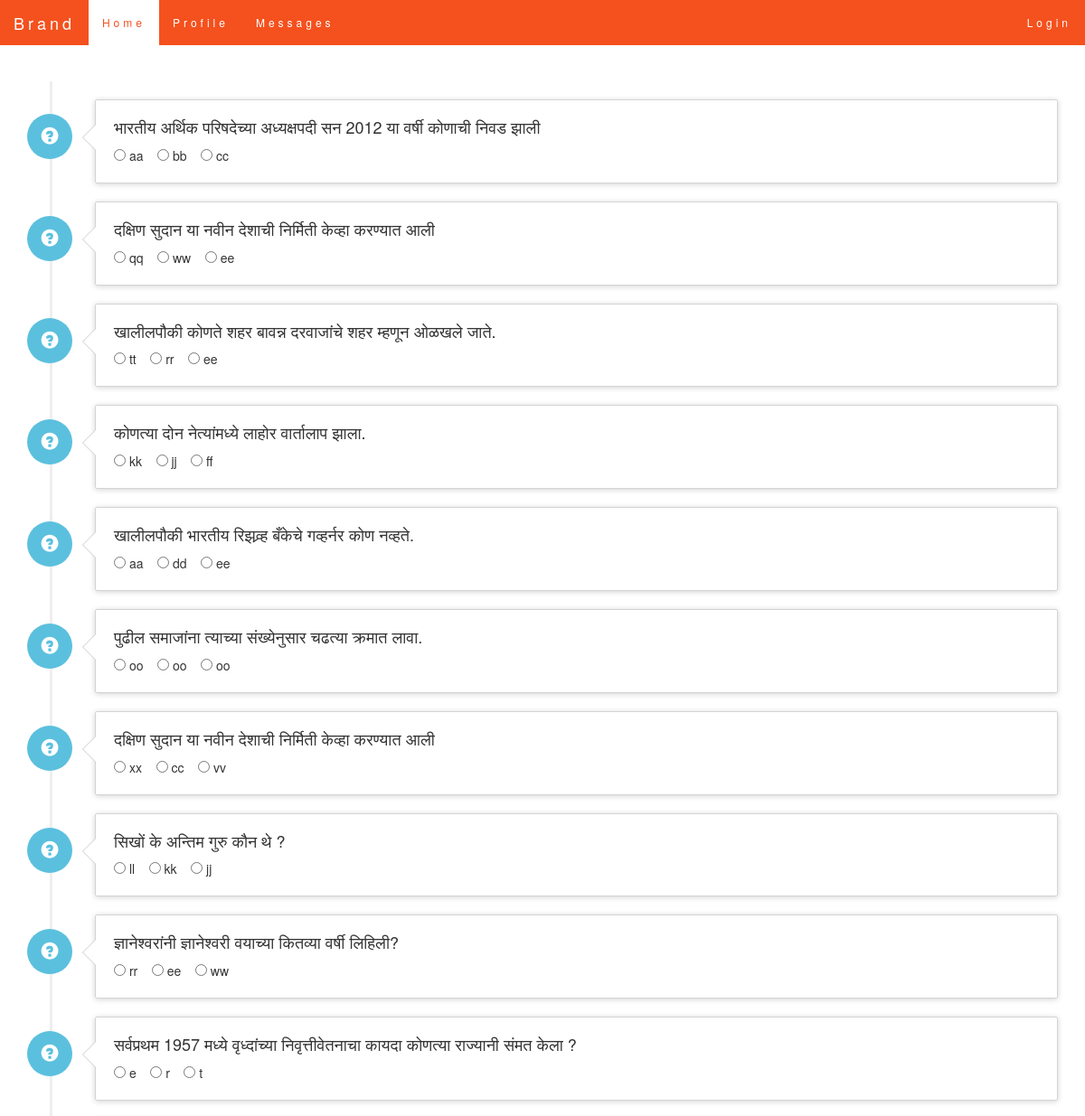
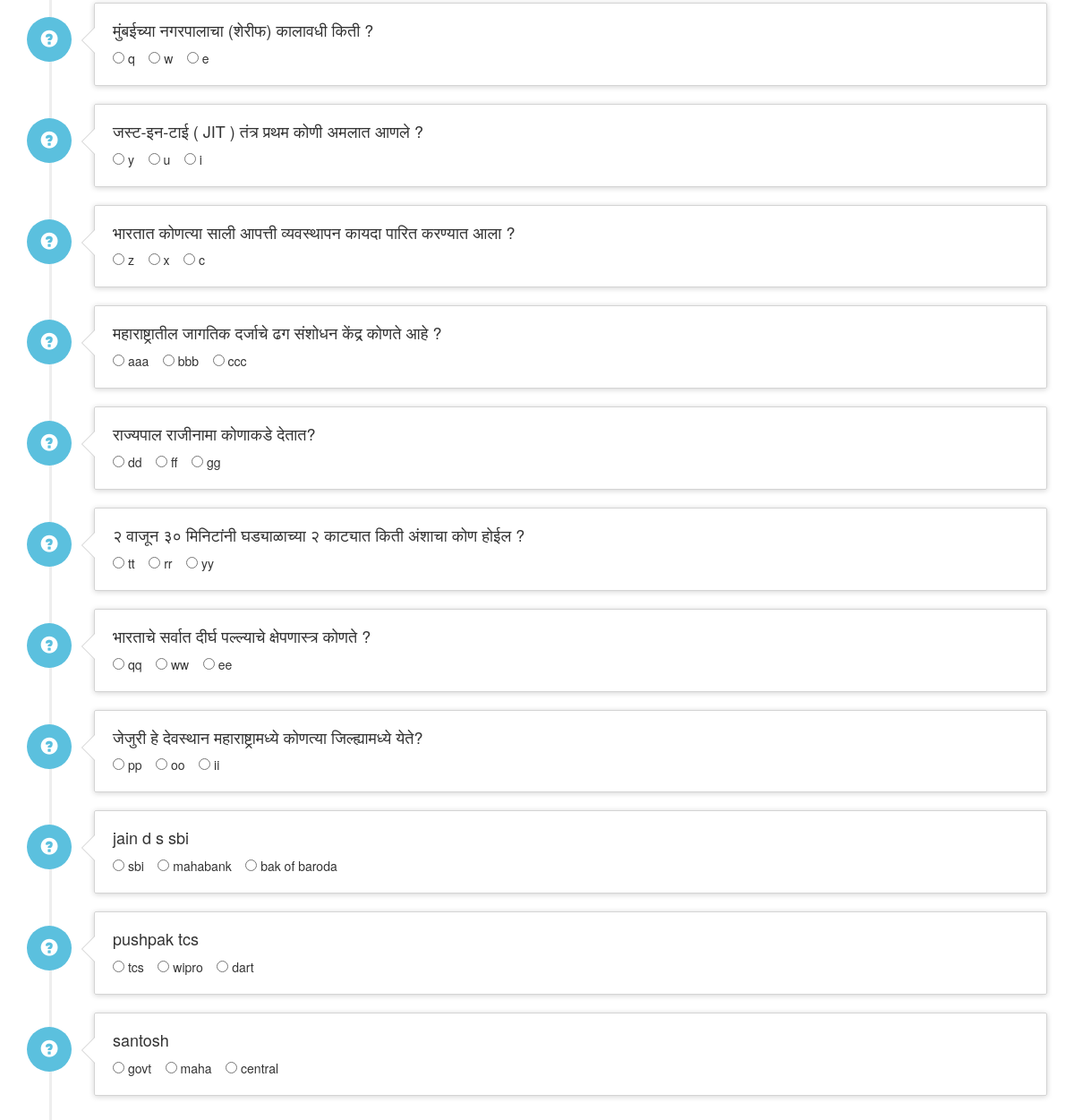
The app's page /PHP/test.php with its own data (2 pictures, top to bottom).
### tables this page shows
CREATE TABLE `question_ans_table` (
  `question` varchar(2000) DEFAULT NULL,
  `option_a` text,
  `option_b` text,
  `option_c` text,
  `answer` text,
  `id` int(5) NOT NULL,
  `date1` text NOT NULL,
  `start_exam` int(2) NOT NULL
);

### PHP/test.php (the view, shortened to what this page needs)
<html>
<head>
  <link rel="stylesheet" href="https://maxcdn.bootstrapcdn.com/bootstrap/3.3.7/css/bootstrap.min.css">
</head>
  <body >
      <form action="submit_question.php" method="POST">
<nav role="navigation" class="navbar navbar-default">
    <div class="navbar-header">
        <a href="#" class="navbar-brand">Brand</a>
    </div>
    <div id="navbarCollapse" class="collapse navbar-collapse">
        <ul class="nav navbar-nav">
            <li class="active"><a href="#">Home</a></li>
            <li><a href="#">Profile</a></li>
            <li><a href="#">Messages</a></li>
        </ul>
        <ul class="nav navbar-nav navbar-right">
            <li><a href="#">Login</a></li>
        </ul>
    </div>
</nav>
  <div class="container">
  <br>
  <br>
    <ul class="timeline">
        <?php
       $i=0;
        $sql=sprintf("select * from `question_ans_table`");
        $result=mysql_query($sql);
        $count=mysql_num_rows($result);
        if($count>0){
            while($row=mysql_fetch_assoc($result)){
                $i++;
        echo'
        <li>
          <div class="timeline-badge info disable-class"><i class="glyphicon glyphicon-question-sign"></i></div>
          <div class="timeline-panel">
            <div class="timeline-heading">
              <h4 class="timeline-title">'. $row['question'] .'</h4>
               <input type="radio" name="question'.$i.'" value="'.$row["option_a"].'" id="'.$i.'"> '.$row["option_a"].'
              &nbsp&nbsp  <input type="radio" name="question'.$i.'" value="'.$row["option_b"].'" id="'.$i.'"> '.$row["option_b"].'
              &nbsp&nbsp   <input type="radio" name="question'.$i.'" value="'.$row["option_c"].'" id="'.$i.'"> '.$row["option_c"].'
              &nbsp&nbsp
            <div class="timeline-body">
            </div>
          </div>
        </li>
        ';
            }
             }
        else{
            echo '<div class="alert alert-warning" style="text-align:center;">
            Sorry no questions found
            </div>
            ';
        }
        ?>
    </ul>
</div>
</form>
  </body>
  </html>

### PHP/test.php (style rules this page uses)
.timeline { list-style: none; padding: 20px 0 20px; position: relative; }
.timeline:before { top: 0; bottom: 0; position: absolute; content: " "; width: 3px; background-color: #eeeeee; left: 25px; margin-right: -1.5px; }
.timeline > li { margin-bottom: 20px; position: relative; }
.timeline > li:before, .timeline > li:after { content: " "; display: table; }
.timeline > li:after { clear: both; }
.timeline > li > .timeline-panel { width: calc( 100% - 75px ); float: right; border: 1px solid #d4d4d4; border-radius: 2px; padding: 20px; position: relative; -webkit-box-shadow: 0 1px 6px rgba(0, 0, 0, 0.175); box-shadow: 0 1px 6px rgba(0, 0, 0, 0.175); }
.timeline > li > .timeline-panel:before { position: absolute; top: 26px; left: -15px; display: inline-block; border-top: 15px solid transparent; border-right: 15px solid #ccc; border-left: 0 solid #ccc; border-bottom: 15px solid transparent; content: " "; }
.timeline > li > .timeline-panel:after { position: absolute; top: 27px; left: -14px; display: inline-block; border-top: 14px solid transparent; border-right: 14px solid #fff; border-left: 0 solid #fff; border-bottom: 14px solid transparent; content: " "; }
.timeline > li > .timeline-badge { color: #fff; width: 50px; height: 50px; line-height: 50px; font-size: 1.4em; text-align: center; position: absolute; padding:14px; top: 16px; left: 0px; margin-right: -25px; background-color: #999999; z-index: 100; border-top-right-radius: 50%; border-top-left-radius: 50%; border-bottom-right-radius: 50%; border-bottom-left-radius: 50%; }
.timeline-badge.info { background-color: #5bc0de !important; }
.timeline-title { margin-top: 0; color: inherit; }
.navbar { margin-bottom: 0; background-color: #f4511e; z-index: 9999; border: 0; font-size: 12px !important; line-height: 1.42857143 !important; letter-spacing: 4px; border-radius: 0; }
.navbar li a, .navbar .navbar-brand { color: #fff !important; }
.navbar-nav li a:hover, .navbar-nav li.active a { color: #f4511e !important; background-color: #fff !important; }

### records on screen
question_ans_table: question "भारतीय अर्थिक परिषदेच्या अध्यक्षपदी सन 2012 या वर्षी कोणाची निवड झाली", option_a "aa", option_b "bb", option_c "cc"
question_ans_table: question "दक्षिण सुदान या नवीन देशाची निर्मिती केव्हा करण्यात आली", option_a "qq", option_b "ww", option_c "ee"
question_ans_table: question "खालीलपौकी कोणते शहर बावन्न दरवाजांचे शहर म्हणून ओळखले जाते.", option_a "tt", option_b "rr", option_c "ee"
question_ans_table: question "कोणत्या दोन नेत्यांमध्ये लाहोर वार्तालाप झाला.", option_a "kk", option_b "jj", option_c "ff"
question_ans_table: question "खालीलपौकी भारतीय रिझव्र्ह बँकेचे गव्हर्नर कोण नव्हते.", option_a "aa", option_b "dd", option_c "ee"
question_ans_table: question "पुढील समाजांना त्याच्या संख्येनुसार चढत्या क्रमात लावा.", option_a "oo", option_b "oo", option_c "oo"
question_ans_table: question "दक्षिण सुदान या नवीन देशाची निर्मिती केव्हा करण्यात आली", option_a "xx", option_b "cc", option_c "vv"
question_ans_table: question "सिखों के अन्तिम गुरु कौन थे ?", option_a "ll", option_b "kk", option_c "jj"
question_ans_table: question "ज्ञानेश्वरांनी ज्ञानेश्वरी वयाच्या कितव्या वर्षी लिहिली?", option_a "rr", option_b "ee", option_c "ww"
question_ans_table: question "सर्वप्रथम 1957 मध्ये वृध्दांच्या निवृत्तीवेतनाचा कायदा कोणत्या राज्यानी संमत केला ?", option_a "e", option_b "r", option_c "t"
question_ans_table: question "मुंबईच्या नगरपालाचा (शेरीफ) कालावधी किती ?", option_a "q", option_b "w", option_c "e"
question_ans_table: question "जस्ट-इन-टाई ( JIT ) तंत्र प्रथम कोणी अमलात आणले ?", option_a "y", option_b "u", option_c "i"
question_ans_table: question "भारतात कोणत्या साली आपत्ती व्यवस्थापन कायदा पारित करण्यात आला ?", option_a "z", option_b "x", option_c "c"
question_ans_table: question "महाराष्ट्रातील जागतिक दर्जाचे ढग संशोधन केंद्र कोणते आहे ?", option_a "aaa", option_b "bbb", option_c "ccc"
question_ans_table: question "राज्यपाल राजीनामा कोणाकडे देतात?", option_a "dd", option_b "ff", option_c "gg"
question_ans_table: question "२ वाजून ३० मिनिटांनी घड्याळाच्या २ काट्यात किती अंशाचा कोण होईल ?", option_a "tt", option_b "rr", option_c "yy"
question_ans_table: question "भारताचे सर्वात दीर्घ पल्ल्याचे क्षेपणास्त्र कोणते ?", option_a "qq", option_b "ww", option_c "ee"
question_ans_table: question "जेजुरी हे देवस्थान महाराष्ट्रामध्ये कोणत्या जिल्ह्यामध्ये येते?", option_a "pp", option_b "oo", option_c "ii"
question_ans_table: question "jain d s sbi", option_a "sbi", option_b "mahabank", option_c "bak of baroda"
question_ans_table: question "pushpak tcs", option_a "tcs", option_b "wipro", option_c "dart"
question_ans_table: question "santosh", option_a "govt", option_b "maha", option_c "central"
